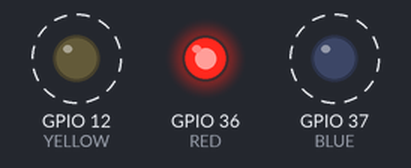
A sketch run on a simulated ESP32. On the bench: output pins drawn as LEDs (lit = HIGH). Dashed ring = blinking. What the sketch prints to the serial monitor is not drawn.

Above: at 0.0 s.
Timing chart, 0 to 3.0 s (numbered marks = the images above):
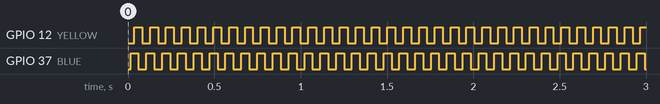

The sketch:

counting-semaphore.ino
```cpp
#include "freertos/FreeRTOS.h"
#include "freertos/semphr.h"


#define RED A0
#define BLUE A1
#define YELLOW 12

SemaphoreHandle_t xCountingSemaphore;

void setup() {
  // put your setup code here, to run once:
  pinMode(RED,OUTPUT);
  pinMode(BLUE,OUTPUT);
  pinMode(YELLOW,OUTPUT);

  Serial.begin(9600);
  xCountingSemaphore = xSemaphoreCreateCounting(1,0);
  xTaskCreate(redLEDCrontrollerTask,"Red task",100,NULL,1,NULL);
  xTaskCreate(blueLEDCrontrollerTask,"blue task",100,NULL,1,NULL);
  xTaskCreate(yellowLEDCrontrollerTask,"yellow task",100,NULL,1,NULL);
  xSemaphoreGive(xCountingSemaphore);
}
void redLEDCrontrollerTask(void *pvParameters){

  while(1){
    xSemaphoreTake(xCountingSemaphore,portMAX_DELAY);
    digitalWrite(RED,HIGH);
    Serial.println("RED TASK");
    xSemaphoreGive(xCountingSemaphore);
    vTaskDelay(1);
  }
}
void blueLEDCrontrollerTask(void *pvParameters){

  while(1){
    xSemaphoreTake(xCountingSemaphore,portMAX_DELAY);
    digitalWrite(BLUE,digitalRead(BLUE)^1);
    Serial.println("BLUE TASK");
    xSemaphoreGive(xCountingSemaphore);
    vTaskDelay(1);
  }
}
void yellowLEDCrontrollerTask(void *pvParameters){

  while(1){
    xSemaphoreTake(xCountingSemaphore,portMAX_DELAY);
    digitalWrite(YELLOW,digitalRead(YELLOW)^1);
    Serial.println("YELLOW TASK");
    xSemaphoreGive(xCountingSemaphore);
    vTaskDelay(1);
  }
}
void loop() {
  // put your main code here, to run repeatedly:

}
```

Measured:
- by itself, GPIO 12 (YELLOW), GPIO 37 (BLUE): alternates HIGH for 0.05 s and LOW for 0.05 s
